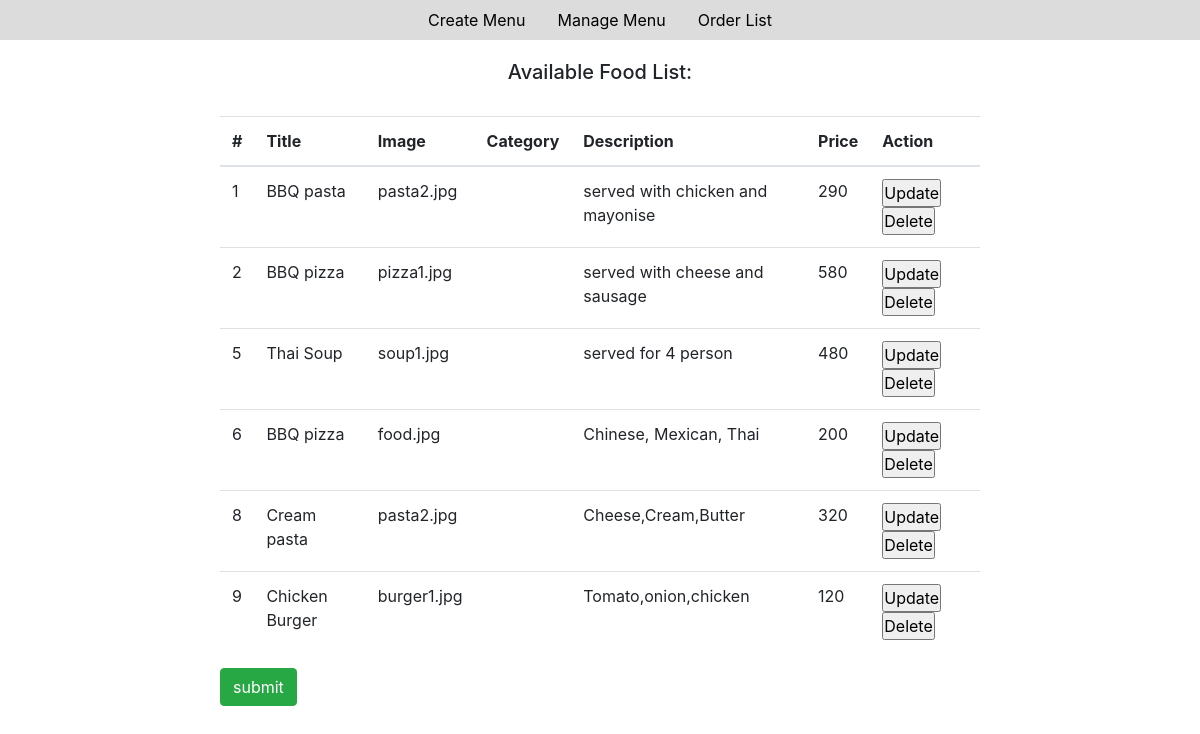
The page /foodmenu.php on the database its author committed.
### tables this page shows
CREATE TABLE `menu` (
  `id` int NOT NULL,
  `title` varchar(255) NOT NULL,
  `image` varchar(255) NOT NULL,
  `restaurent` varchar(255) NOT NULL,
  `description` varchar(255) NOT NULL,
  `price` int NOT NULL
);

### foodmenu.php (the view, shortened to what this page needs)
<?php include_once("connection.php");   ?>
<!DOCTYPE html>
<html lang="en">
<head>
    <link rel="stylesheet" href="https://cdn.jsdelivr.net/npm/bootstrap@4.1.3/dist/css/bootstrap.min.css">
</head>
<body>
    <div id="wrapper">
        <div>
        <ul class="nav justify-content-center">
        <li class="nav-item">
            <a class="nav-link active" href="owner.php">Create Menu </a>
        </li>
        <li class="nav-item">
            <a class="nav-link" href="foodmenu.php">Manage Menu</a>
        </li>
        <li class="nav-item">
            <a class="nav-link" href="#">Order List</a>
        </li>
        </ul>
        </div>
      <form method="post">
       <div class="menu-table">
         <h5 style="text-align:center;">Available Food List:</h5><br>
       <table class="table table-hover">
          <thead>
            <tr>
              <th scope="col">#</th>
              <th scope="col">Title</th>
              <th scope="col">Image</th>
              <th scope="col">Category</th>
              <th scope="col">Description</th>
              <th scope="col">Price</th>
              <th scope="col">Action</th>
            </tr>
          </thead>
          <tbody>
          <?php
                $query="SELECT * FROM `menu`;";
                $result=$link->query($query);
                while($show=$result->fetch_assoc()){
        ?>
         <tr>
                <td><?php echo $show['id']; ?></td>
                <td><?php echo $show['title']; ?></td>
                <td><?php echo $show['image']; ?></td>
                <td><?php echo $show['category']; ?></td>
                <td><?php echo $show['description']; ?></td>
                <td><?php echo $show['price']; ?></td>
                <td>
                    <input type="button" name=" " value="Update">
                    <input type="button" name=" " value="Delete">
                </td>
            </tr>
        <?php  }  ?>
          </tbody>
        </table>
        <button class="btn btn-success" name=" " type="submit">submit</button>
       </div>
      </form>
    </div>
</body>
</html>

### foodmenu.php (style rules this page uses)
* { margin:0;padding:0 }
body { background-color:white; }
.nav { background-color:#DCDCDC; margin-bottom:20px; }
.nav-link { color:Black; }
.menu-table { margin-top:20px; width:760px; margin:0 auto; }

### rows shown on the page
menu: id "1", title "BBQ pasta", image "pasta2.jpg", description "served with chicken and mayonise", price "290"
menu: id "2", title "BBQ pizza", image "pizza1.jpg", description "served with cheese and sausage", price "580"
menu: id "5", title "Thai Soup", image "soup1.jpg", description "served for 4 person", price "480"
menu: id "6", title "BBQ pizza", image "food.jpg", description "Chinese, Mexican, Thai", price "200"
menu: id "8", title "Cream pasta", image "pasta2.jpg", description "Cheese,Cream,Butter", price "320"
menu: id "9", title "Chicken Burger", image "burger1.jpg", description "Tomato,onion,chicken", price "120"
